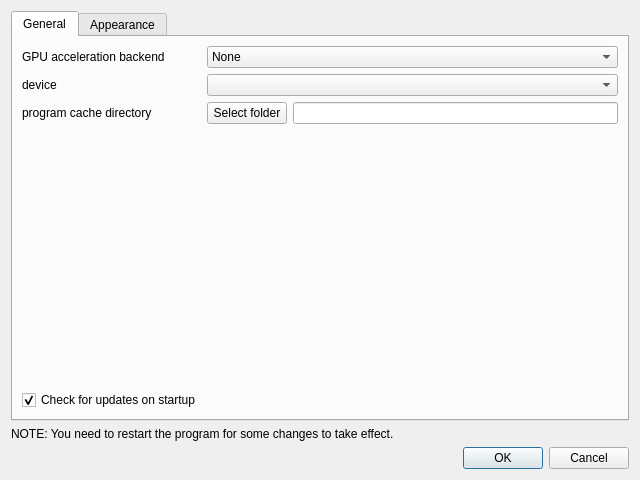
<?xml version="1.0" encoding="UTF-8"?>
<ui version="4.0">
 <class>Dialog</class>
 <widget class="QDialog" name="Dialog">
  <property name="geometry">
   <rect>
    <x>0</x>
    <y>0</y>
    <width>640</width>
    <height>480</height>
   </rect>
  </property>
  <property name="windowTitle">
   <string>Dialog</string>
  </property>
  <layout class="QVBoxLayout" name="verticalLayout">
   <item>
    <widget class="QTabWidget" name="settings_tab_widget">
     <property name="tabPosition">
      <enum>QTabWidget::TabPosition::North</enum>
     </property>
     <property name="tabShape">
      <enum>QTabWidget::TabShape::Rounded</enum>
     </property>
     <property name="currentIndex">
      <number>0</number>
     </property>
     <widget class="QWidget" name="tab_general">
      <attribute name="title">
       <string>General</string>
      </attribute>
      <layout class="QGridLayout" name="gridLayout_2">
       <item row="4" column="0">
        <widget class="QLabel" name="label_6">
         <property name="text">
          <string>program cache directory</string>
         </property>
        </widget>
       </item>
       <item row="2" column="0">
        <widget class="QLabel" name="label_4">
         <property name="text">
          <string>GPU acceleration backend</string>
         </property>
        </widget>
       </item>
       <item row="4" column="2">
        <widget class="QLineEdit" name="select_cache_dir_lineedit"/>
       </item>
       <item row="5" column="0">
        <spacer name="verticalSpacer_2">
         <property name="orientation">
          <enum>Qt::Orientation::Vertical</enum>
         </property>
         <property name="sizeHint" stdset="0">
          <size>
           <width>20</width>
           <height>40</height>
          </size>
         </property>
        </spacer>
       </item>
       <item row="6" column="0">
        <widget class="QCheckBox" name="update_check_box">
         <property name="text">
          <string>Check for updates on startup</string>
         </property>
         <property name="checked">
          <bool>true</bool>
         </property>
        </widget>
       </item>
       <item row="3" column="0">
        <widget class="QLabel" name="label_5">
         <property name="text">
          <string>device</string>
         </property>
        </widget>
       </item>
       <item row="4" column="1">
        <widget class="QPushButton" name="select_cache_dir_button">
         <property name="text">
          <string>Select folder</string>
         </property>
        </widget>
       </item>
       <item row="3" column="1" colspan="2">
        <widget class="QComboBox" name="gpu_device_combo_box"/>
       </item>
       <item row="2" column="1" colspan="2">
        <widget class="QComboBox" name="gpu_backend_combo_box">
         <item>
          <property name="text">
           <string>None</string>
          </property>
         </item>
         <item>
          <property name="text">
           <string>Tensorflow</string>
          </property>
         </item>
         <item>
          <property name="text">
           <string>PyTorch</string>
          </property>
         </item>
        </widget>
       </item>
      </layout>
     </widget>
     <widget class="QWidget" name="tab_appearance">
      <attribute name="title">
       <string>Appearance</string>
      </attribute>
      <layout class="QGridLayout" name="gridLayout">
       <item row="2" column="0">
        <widget class="QLabel" name="label_2">
         <property name="text">
          <string>Application style</string>
         </property>
        </widget>
       </item>
       <item row="2" column="1">
        <widget class="QComboBox" name="style_combo_box">
         <item>
          <property name="text">
           <string>system default</string>
          </property>
         </item>
        </widget>
       </item>
       <item row="3" column="1">
        <widget class="QComboBox" name="icon_theme_combo_box">
         <item>
          <property name="text">
           <string>feather</string>
          </property>
         </item>
         <item>
          <property name="text">
           <string>feather-dark</string>
          </property>
         </item>
        </widget>
       </item>
       <item row="3" column="0">
        <widget class="QLabel" name="label">
         <property name="text">
          <string>Icon theme</string>
         </property>
        </widget>
       </item>
       <item row="4" column="0">
        <spacer name="verticalSpacer">
         <property name="orientation">
          <enum>Qt::Orientation::Vertical</enum>
         </property>
         <property name="sizeHint" stdset="0">
          <size>
           <width>20</width>
           <height>40</height>
          </size>
         </property>
        </spacer>
       </item>
      </layout>
     </widget>
    </widget>
   </item>
   <item>
    <widget class="QLabel" name="label_3">
     <property name="text">
      <string>NOTE: You need to restart the program for some changes to take effect.</string>
     </property>
    </widget>
   </item>
   <item>
    <widget class="QDialogButtonBox" name="button_box">
     <property name="orientation">
      <enum>Qt::Orientation::Horizontal</enum>
     </property>
     <property name="standardButtons">
      <set>QDialogButtonBox::StandardButton::Cancel|QDialogButtonBox::StandardButton::Ok</set>
     </property>
    </widget>
   </item>
  </layout>
 </widget>
 <resources/>
 <connections>
  <connection>
   <sender>button_box</sender>
   <signal>accepted()</signal>
   <receiver>Dialog</receiver>
   <slot>accept()</slot>
   <hints>
    <hint type="sourcelabel">
     <x>247</x>
     <y>445</y>
    </hint>
    <hint type="destinationlabel">
     <x>157</x>
     <y>274</y>
    </hint>
   </hints>
  </connection>
  <connection>
   <sender>button_box</sender>
   <signal>rejected()</signal>
   <receiver>Dialog</receiver>
   <slot>reject()</slot>
   <hints>
    <hint type="sourcelabel">
     <x>315</x>
     <y>445</y>
    </hint>
    <hint type="destinationlabel">
     <x>286</x>
     <y>274</y>
    </hint>
   </hints>
  </connection>
 </connections>
</ui>
